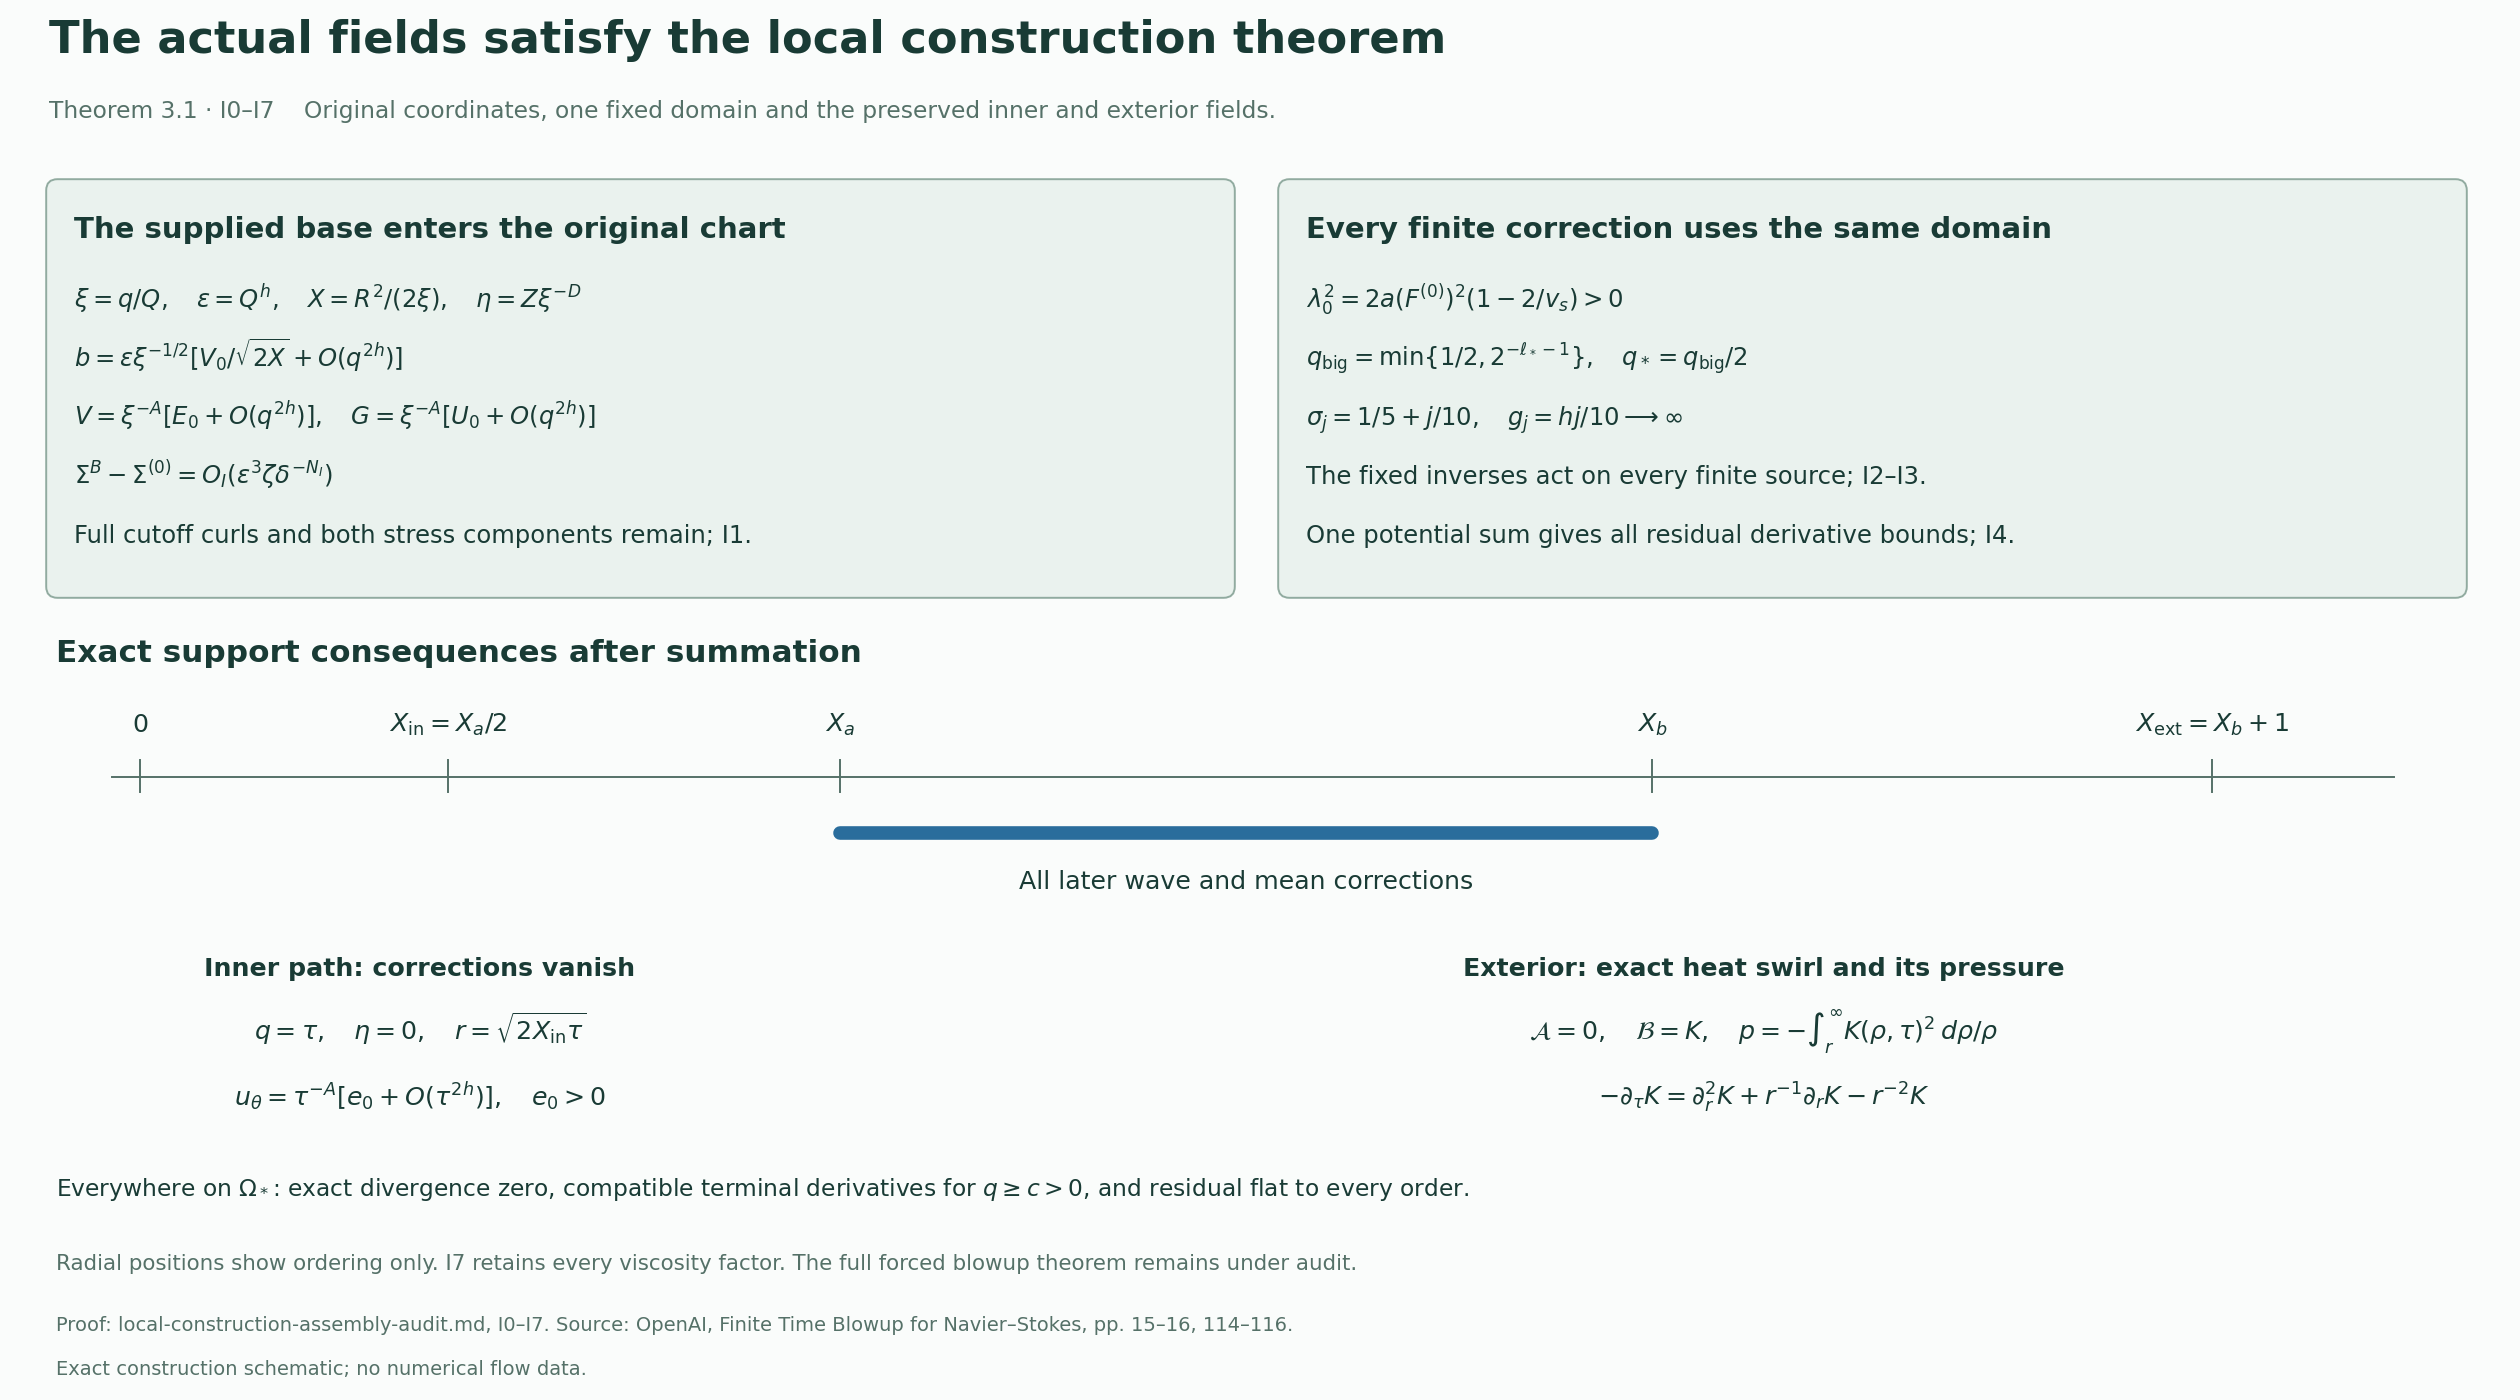

Python code for this plot:
"""Exact receiving maps and support consequences of I0–I7."""
from pathlib import Path
import matplotlib
matplotlib.use('Agg')
import matplotlib.pyplot as plt
from matplotlib.patches import FancyBboxPatch
plt.rcParams.update({'font.family':'DejaVu Sans','mathtext.fontset':'dejavusans'})
out=Path(__file__).resolve().parent
fig=plt.figure(figsize=(18,10),facecolor='#fafcfb')
ax=fig.add_axes([0,0,1,1]);ax.set_xlim(0,18);ax.set_ylim(0,10);ax.axis('off')
ink='#193b35';muted='#557168'
ax.text(.35,9.62,'The actual fields satisfy the local construction theorem',fontsize=23,color=ink,weight='bold')
ax.text(.35,9.16,'Theorem 3.1 · I0–I7    Original coordinates, one fixed domain and the preserved inner and exterior fields.',fontsize=12,color=muted)
def box(x,y,w,h,title,lines):
 ax.add_patch(FancyBboxPatch((x,y),w,h,boxstyle='round,pad=0.02,rounding_size=.08',facecolor='#eaf2ee',edgecolor='#91aba0'))
 ax.text(x+.18,y+h-.4,title,fontsize=15,color=ink,weight='bold')
 for j,s in enumerate(lines):ax.text(x+.18,y+h-.9-j*.42,s,fontsize=12.5,color=ink)
box(.35,5.75,8.45,2.95,'The supplied base enters the original chart',[
 r'$\xi=q/Q,\quad \varepsilon=Q^h,\quad X=R^2/(2\xi),\quad \eta=Z\xi^{-D}$',
 r'$b=\varepsilon\xi^{-1/2}[V_0/\sqrt{2X}+O(q^{2h})]$',
 r'$V=\xi^{-A}[E_0+O(q^{2h})],\quad G=\xi^{-A}[U_0+O(q^{2h})]$',
 r'$\Sigma^B-\Sigma^{(0)}=O_I(\varepsilon^3\zeta\delta^{-N_I})$',
 'Full cutoff curls and both stress components remain; I1.'])
box(9.15,5.75,8.45,2.95,'Every finite correction uses the same domain',[
 r'$\lambda_0^2=2a(F^{(0)})^2(1-2/v_s)>0$',
 r'$q_{\rm big}=\min\{1/2,2^{-\ell_*-1}\},\quad q_*=q_{\rm big}/2$',
 r'$\sigma_j=1/5+j/10,\quad g_j=hj/10\longrightarrow\infty$',
 'The fixed inverses act on every finite source; I2–I3.',
 'One potential sum gives all residual derivative bounds; I4.'])
ax.text(.4,5.27,'Exact support consequences after summation',fontsize=16,color=ink,weight='bold')
pos=[1.0,3.2,6.0,11.8,15.8]
labels=[r'$0$',r'$X_{\rm in}=X_a/2$',r'$X_a$',r'$X_b$',r'$X_{\rm ext}=X_b+1$']
ax.plot([.8,17.1],[4.45,4.45],color=muted,lw=1)
for x,l in zip(pos,labels):
 ax.plot([x,x],[4.34,4.57],color=muted,lw=1);ax.text(x,4.77,l,ha='center',fontsize=13,color=ink)
ax.plot([pos[2],pos[3]],[4.05,4.05],lw=7,color='#2a6d9c',solid_capstyle='round')
ax.text(8.9,3.65,'All later wave and mean corrections',ha='center',fontsize=13,color=ink)
ax.text(3.0,3.03,'Inner path: corrections vanish',ha='center',fontsize=13,color=ink,weight='bold')
ax.text(3.0,2.57,r'$q=\tau,\quad \eta=0,\quad r=\sqrt{2X_{\rm in}\tau}$',ha='center',fontsize=13,color=ink)
ax.text(3.0,2.1,r'$u_\theta=\tau^{-A}[e_0+O(\tau^{2h})],\quad e_0>0$',ha='center',fontsize=13,color=ink)
ax.text(12.6,3.03,'Exterior: exact heat swirl and its pressure',ha='center',fontsize=13,color=ink,weight='bold')
ax.text(12.6,2.57,r'$\mathcal{A}=0,\quad \mathcal{B}=K,\quad p=-\int_r^\infty K(\rho,\tau)^2\,d\rho/\rho$',ha='center',fontsize=13,color=ink)
ax.text(12.6,2.1,r'$-\partial_\tau K=\partial_r^2K+r^{-1}\partial_rK-r^{-2}K$',ha='center',fontsize=13,color=ink)
ax.text(.4,1.46,r'Everywhere on $\Omega_*$: exact divergence zero, compatible terminal derivatives for $q\geq c>0$, and residual flat to every order.',fontsize=12,color=ink)
ax.text(.4,.93,'Radial positions show ordering only. I7 retains every viscosity factor. The full forced blowup theorem remains under audit.',fontsize=11,color=muted)
ax.text(.4,.49,'Proof: local-construction-assembly-audit.md, I0–I7. Source: OpenAI, Finite Time Blowup for Navier–Stokes, pp. 15–16, 114–116.',fontsize=10,color=muted)
ax.text(.4,.18,'Exact construction schematic; no numerical flow data.',fontsize=10,color=muted)
fig.savefig(out/'local-construction-assembly.png',dpi=140,facecolor=fig.get_facecolor())
fig.savefig(out/'local-construction-assembly.svg',facecolor=fig.get_facecolor())
plt.close(fig)
